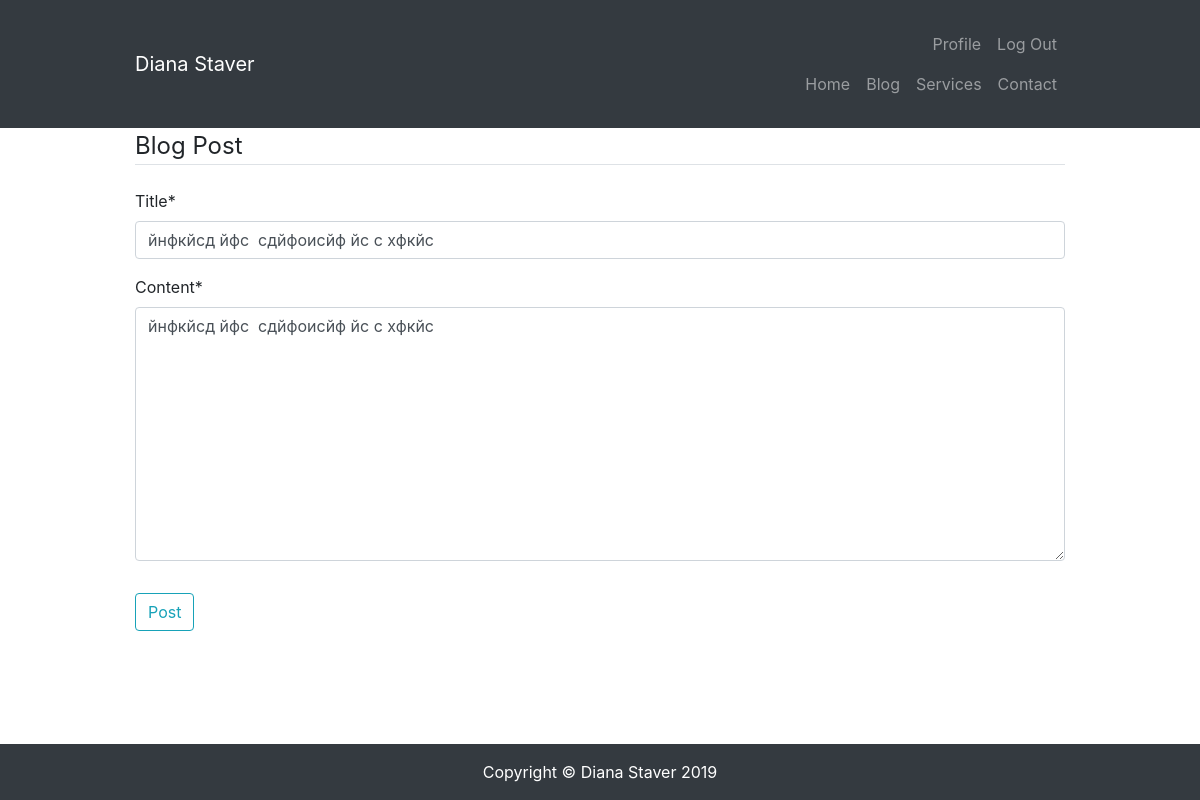
The page /blog/post/3/update/ (signed in) on the database its author committed.
### blog/models.py (models this page shows, shortened)
class Post(models.Model):
    title = models.CharField(max_length=50)
    content = models.TextField()
    date_posted = models.DateTimeField('Posted On', default=timezone.now)
    date_updated = models.DateTimeField(auto_now=True)
    author = models.ForeignKey(User, on_delete=models.CASCADE)
    class Meta:
        ordering = ['-date_posted',]

### blog/views.py (the view, shortened to what this page needs)
# urls.py: path('post/<int:pk>/update/', PostUpdateView.as_view(), name='post-update'),
class PostUpdateView(LoginRequiredMixin, UserPassesTestMixin, UpdateView):
    model = Post
    fields = ['title', 'content']
    def test_func(self):
        post = self.get_object()
        if self.request.user == post.author:
            return True
        return False

### blog/templates/blog/post_form.html (shortened to what this page needs)
{% extends "site_content/base.html" %}
{% load crispy_forms_tags %}
{% block content %}
    <div class="container">
        <div class="content-section">
            <form method="POST">
                <fieldset class="form-group">
                    <legend class="border-bottom mb-4">Blog Post</legend>
                    {{ form|crispy }}
                </fieldset>
                <div class="form-group">
                    <button class="btn btn-outline-info" type="submit">Post</button>
                </div>
            </form>
        </div>
    </div>
{% endblock content %}

### site_content/static/site_content/style.css (style rules this page uses)
.container { max-width: 960px; }

### rows shown on the page
Post: title "йнфкйсд йфс сдйфоисйф йс с хфкйс", content "йнфкйсд йфс сдйфоисйф йс с хфкйс"
